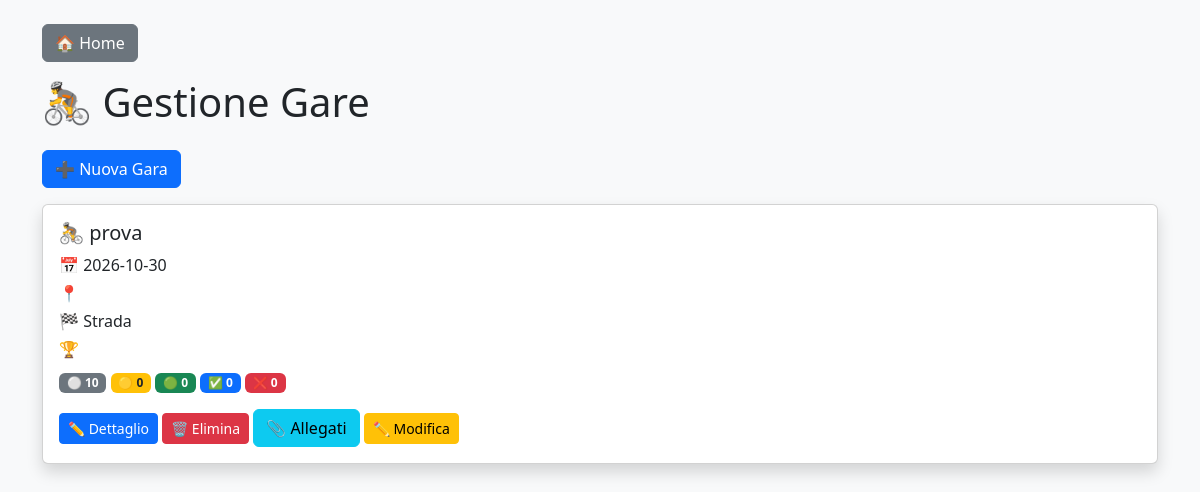
The app's page /gare (signed in) with its own data.
### tables this page shows
CREATE TABLE gare (
    id INTEGER PRIMARY KEY AUTOINCREMENT,
    nome TEXT,
    luogo TEXT,
    data TEXT,
    tipologia TEXT,
    distanza TEXT,
    dislivello TEXT,
    descrizione TEXT
, circuito TEXT);

### app.py (the view)
@app.route("/gare")
@login_required
def gare():
    conn = get_connection()
    cursor = conn.cursor()
    cursor.execute("""
    SELECT
        id,
        nome,
        luogo,
        data,
        tipologia,
        circuito,
        distanza,
        dislivello,
        descrizione
    FROM gare
    ORDER BY data
    """)
    gare = cursor.fetchall()
    gare_con_statistiche = []
    for gara in gare:
        cursor.execute("""
        SELECT
            stato,
            COUNT(*) AS totale
        FROM partecipazioni
        WHERE gara_id = ?
        GROUP BY stato
        """, (
            gara["id"],
        ))
        stats = {
            "NON_INTERESSATO": 0,
            "INTERESSATO": 0,
            "CONFERMATO": 0,
            "PARTECIPATO": 0,
            "ASSENTE": 0
        }
        for row in cursor.fetchall():
            stats[row["stato"]] = row["totale"]
        gare_con_statistiche.append({
            "gara": gara,
            "stats": stats
        })
    conn.close()
    return render_template(
        "gare.html",
        gare=gare_con_statistiche
    )

### app.py (called while the page is built)
def login_required(f):
    @wraps(f)
    def decorated_function(*args, **kwargs):
        if "utente_id" not in session:
            return redirect("/login")
        return f(*args, **kwargs)
    return decorated_function

### database.py (called while the page is built)
def get_connection():
    database_url = os.getenv("DATABASE_URL")
    if database_url:
        return _connect(database_url)
    conn = sqlite3.connect(DB_PATH)
    conn.row_factory = sqlite3.Row
    return conn

### templates/gare.html
{% extends "base.html" %}
{% block content %}
<h1 class="mb-4">
    🚴 Gestione Gare
</h1>
<div class="mb-3">
    <a
        href="/gare/nuova"
        class="btn btn-primary"
    >
        ➕ Nuova Gara
    </a>
</div>
{% for gara in gare %}
<div class="card shadow mb-3">
    <div class="card-body">
        <h5>
        🚴 {{ gara["gara"]["nome"] }}
        </h5>
        <p class="mb-1">
            📅 {{ gara["gara"]["data"] }}
        </p>
        <p class="mb-1">
            📍 {{ gara["gara"]["luogo"] }}
        </p>
        <p class="mb-1">
            🏁 {{ gara["gara"]["tipologia"] }}
        </p>
        <p class="mb-1">
            🏆 {{ gara["gara"]["circuito"] }}
        </p>
        <div class="mt-2">
            <span class="badge bg-secondary">
                ⚪ {{ gara["stats"]["NON_INTERESSATO"] }}
            </span>
            <span class="badge bg-warning text-dark">
                🟡 {{ gara["stats"]["INTERESSATO"] }}
            </span>
            <span class="badge bg-success">
                🟢 {{ gara["stats"]["CONFERMATO"] }}
            </span>
            <span class="badge bg-primary">
                ✅ {{ gara["stats"]["PARTECIPATO"] }}
            </span>
            <span class="badge bg-danger">
                ❌ {{ gara["stats"]["ASSENTE"] }}
            </span>
        </div>
        <div class="mt-3">
            <a
                href="{{ url_for('dettaglio_gara', gara_id=gara['gara']['id']) }}"
                class="btn btn-primary btn-sm"
            >
                ✏️ Dettaglio
            </a>
            <a
                href="/gare/elimina/{{ gara['gara']['id'] }}"
                class="btn btn-danger btn-sm"
                onclick="return confirm('Eliminare la gara?');"
            >
                🗑 Elimina
            </a>
            <a
                href="/gare/allegati/{{ gara['gara']['id'] }}"
                class="btn btn-info"
            >
                📎 Allegati
            </a>
            <a
                href="{{ url_for('modifica_gara', id=gara['gara']['id']) }}"
                class="btn btn-warning btn-sm"
            >
                ✏️ Modifica
            </a>
        </div>
    </div>
</div>
{% endfor %}
{% endblock %}

### records on screen
gare: gara.nome "prova", gara.data "2026-10-30", gara.tipologia "Strada"

### other values on screen
{{ gara["stats"]["NON_INTERESSATO"] }} "10"
{{ gara["stats"]["INTERESSATO"] }} "0"
{{ gara["stats"]["CONFERMATO"] }} "0"
{{ gara["stats"]["PARTECIPATO"] }} "0"
{{ gara["stats"]["ASSENTE"] }} "0"
